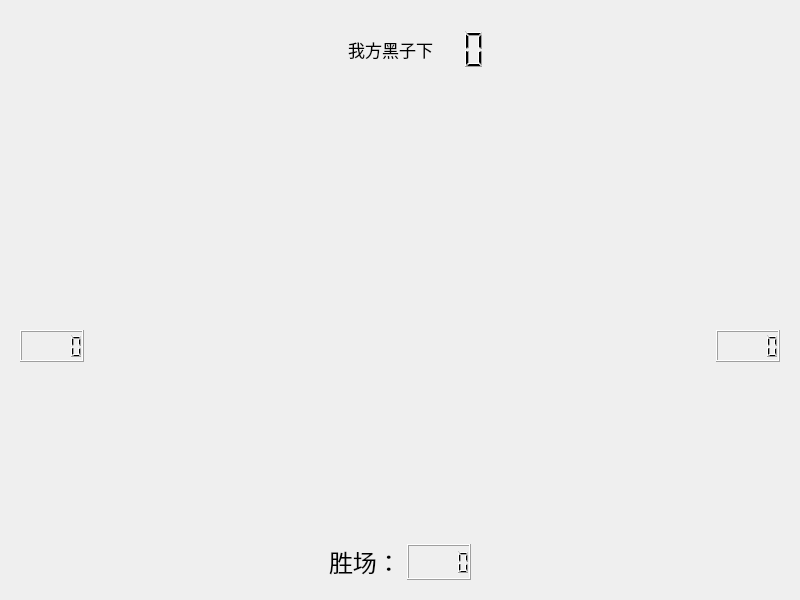
<?xml version="1.0" encoding="UTF-8"?>
<ui version="4.0">
 <class>BigTable</class>
 <widget class="QWidget" name="BigTable">
  <property name="geometry">
   <rect>
    <x>0</x>
    <y>0</y>
    <width>800</width>
    <height>600</height>
   </rect>
  </property>
  <property name="minimumSize">
   <size>
    <width>800</width>
    <height>600</height>
   </size>
  </property>
  <property name="windowTitle">
   <string>Form</string>
  </property>
  <layout class="QGridLayout" name="gridLayout" rowstretch="1,8,1" columnstretch="1,8,1">
   <property name="sizeConstraint">
    <enum>QLayout::SetDefaultConstraint</enum>
   </property>
   <item row="1" column="0">
    <widget class="QWidget" name="widget_3" native="true">
     <layout class="QVBoxLayout" name="verticalLayout" stretch="5,2,1,5">
      <item>
       <spacer name="verticalSpacer">
        <property name="orientation">
         <enum>Qt::Vertical</enum>
        </property>
        <property name="sizeHint" stdset="0">
         <size>
          <width>20</width>
          <height>166</height>
         </size>
        </property>
       </spacer>
      </item>
      <item>
       <widget class="QLabel" name="label_5">
        <property name="text">
         <string/>
        </property>
        <property name="pixmap">
         <pixmap resource="image.qrc">:/new/prefix1/image/black.png</pixmap>
        </property>
        <property name="scaledContents">
         <bool>true</bool>
        </property>
       </widget>
      </item>
      <item>
       <widget class="QLCDNumber" name="lcdNumberBCount"/>
      </item>
      <item>
       <spacer name="verticalSpacer_2">
        <property name="orientation">
         <enum>Qt::Vertical</enum>
        </property>
        <property name="sizeHint" stdset="0">
         <size>
          <width>20</width>
          <height>166</height>
         </size>
        </property>
       </spacer>
      </item>
     </layout>
    </widget>
   </item>
   <item row="1" column="1">
    <widget class="ChessTable" name="chessWidget" native="true"/>
   </item>
   <item row="1" column="2">
    <widget class="QWidget" name="widget_4" native="true">
     <layout class="QVBoxLayout" name="verticalLayout_2" stretch="5,2,1,5">
      <item>
       <spacer name="verticalSpacer_3">
        <property name="orientation">
         <enum>Qt::Vertical</enum>
        </property>
        <property name="sizeHint" stdset="0">
         <size>
          <width>20</width>
          <height>166</height>
         </size>
        </property>
       </spacer>
      </item>
      <item>
       <widget class="QLabel" name="label_6">
        <property name="text">
         <string/>
        </property>
        <property name="pixmap">
         <pixmap resource="image.qrc">:/new/prefix1/image/white.png</pixmap>
        </property>
        <property name="scaledContents">
         <bool>true</bool>
        </property>
       </widget>
      </item>
      <item>
       <widget class="QLCDNumber" name="lcdNumberWCount"/>
      </item>
      <item>
       <spacer name="verticalSpacer_4">
        <property name="orientation">
         <enum>Qt::Vertical</enum>
        </property>
        <property name="sizeHint" stdset="0">
         <size>
          <width>20</width>
          <height>166</height>
         </size>
        </property>
       </spacer>
      </item>
     </layout>
    </widget>
   </item>
   <item row="0" column="0" colspan="3">
    <widget class="QWidget" name="widget_2" native="true">
     <property name="sizePolicy">
      <sizepolicy hsizetype="Minimum" vsizetype="Minimum">
       <horstretch>0</horstretch>
       <verstretch>0</verstretch>
      </sizepolicy>
     </property>
     <layout class="QHBoxLayout" name="horizontalLayout_2">
      <item>
       <spacer name="horizontalSpacer_3">
        <property name="orientation">
         <enum>Qt::Horizontal</enum>
        </property>
        <property name="sizeType">
         <enum>QSizePolicy::Preferred</enum>
        </property>
        <property name="sizeHint" stdset="0">
         <size>
          <width>141</width>
          <height>20</height>
         </size>
        </property>
       </spacer>
      </item>
      <item>
       <widget class="QWidget" name="widget" native="true">
        <property name="minimumSize">
         <size>
          <width>256</width>
          <height>46</height>
         </size>
        </property>
        <layout class="QHBoxLayout" name="horizontalLayout_3" stretch="2,1,1,1,2">
         <property name="spacing">
          <number>1</number>
         </property>
         <item>
          <spacer name="horizontalSpacer_5">
           <property name="orientation">
            <enum>Qt::Horizontal</enum>
           </property>
           <property name="sizeHint" stdset="0">
            <size>
             <width>40</width>
             <height>20</height>
            </size>
           </property>
          </spacer>
         </item>
         <item>
          <widget class="QLabel" name="labelPix">
           <property name="minimumSize">
            <size>
             <width>40</width>
             <height>40</height>
            </size>
           </property>
           <property name="maximumSize">
            <size>
             <width>40</width>
             <height>40</height>
            </size>
           </property>
           <property name="text">
            <string/>
           </property>
           <property name="pixmap">
            <pixmap resource="image.qrc">:/new/prefix1/image/black.png</pixmap>
           </property>
           <property name="scaledContents">
            <bool>true</bool>
           </property>
          </widget>
         </item>
         <item>
          <widget class="QLabel" name="lableCount">
           <property name="font">
            <font>
             <family>微软雅黑</family>
             <pointsize>13</pointsize>
            </font>
           </property>
           <property name="text">
            <string>我方黑子下</string>
           </property>
           <property name="alignment">
            <set>Qt::AlignRight|Qt::AlignTrailing|Qt::AlignVCenter</set>
           </property>
          </widget>
         </item>
         <item>
          <widget class="QLCDNumber" name="lcdNumberCount">
           <property name="sizePolicy">
            <sizepolicy hsizetype="Preferred" vsizetype="Preferred">
             <horstretch>0</horstretch>
             <verstretch>0</verstretch>
            </sizepolicy>
           </property>
           <property name="minimumSize">
            <size>
             <width>60</width>
             <height>41</height>
            </size>
           </property>
           <property name="maximumSize">
            <size>
             <width>60</width>
             <height>41</height>
            </size>
           </property>
           <property name="frameShape">
            <enum>QFrame::NoFrame</enum>
           </property>
           <property name="digitCount">
            <number>2</number>
           </property>
          </widget>
         </item>
         <item>
          <spacer name="horizontalSpacer_6">
           <property name="orientation">
            <enum>Qt::Horizontal</enum>
           </property>
           <property name="sizeHint" stdset="0">
            <size>
             <width>40</width>
             <height>20</height>
            </size>
           </property>
          </spacer>
         </item>
        </layout>
       </widget>
      </item>
      <item>
       <spacer name="horizontalSpacer_4">
        <property name="orientation">
         <enum>Qt::Horizontal</enum>
        </property>
        <property name="sizeType">
         <enum>QSizePolicy::Preferred</enum>
        </property>
        <property name="sizeHint" stdset="0">
         <size>
          <width>141</width>
          <height>20</height>
         </size>
        </property>
       </spacer>
      </item>
     </layout>
    </widget>
   </item>
   <item row="2" column="0" colspan="3">
    <widget class="QWidget" name="widget_5" native="true">
     <layout class="QHBoxLayout" name="horizontalLayout" stretch="0,0,0,0">
      <item>
       <spacer name="horizontalSpacer">
        <property name="orientation">
         <enum>Qt::Horizontal</enum>
        </property>
        <property name="sizeHint" stdset="0">
         <size>
          <width>40</width>
          <height>20</height>
         </size>
        </property>
       </spacer>
      </item>
      <item>
       <widget class="QLabel" name="label">
        <property name="font">
         <font>
          <family>微软雅黑</family>
          <pointsize>18</pointsize>
         </font>
        </property>
        <property name="text">
         <string>胜场：</string>
        </property>
       </widget>
      </item>
      <item>
       <widget class="QLCDNumber" name="lcdNumber"/>
      </item>
      <item>
       <spacer name="horizontalSpacer_2">
        <property name="orientation">
         <enum>Qt::Horizontal</enum>
        </property>
        <property name="sizeHint" stdset="0">
         <size>
          <width>40</width>
          <height>20</height>
         </size>
        </property>
       </spacer>
      </item>
     </layout>
    </widget>
   </item>
  </layout>
 </widget>
 <customwidgets>
  <customwidget>
   <class>ChessTable</class>
   <extends>QWidget</extends>
   <header>chesstable.h</header>
   <container>1</container>
  </customwidget>
 </customwidgets>
 <resources>
  <include location="image.qrc"/>
 </resources>
 <connections/>
</ui>
